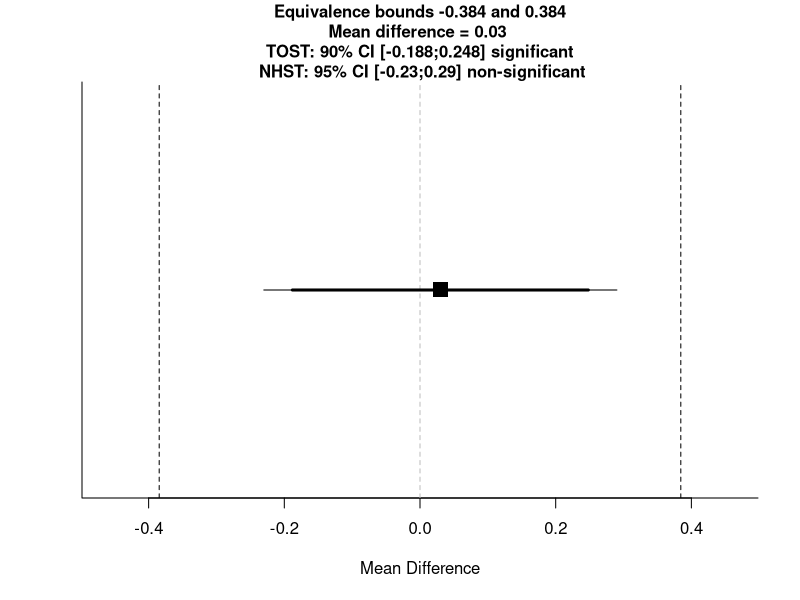
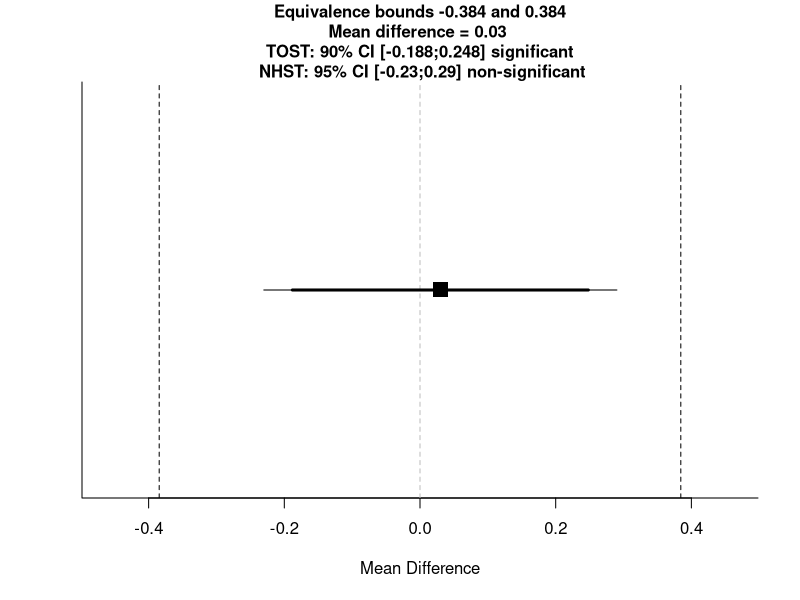
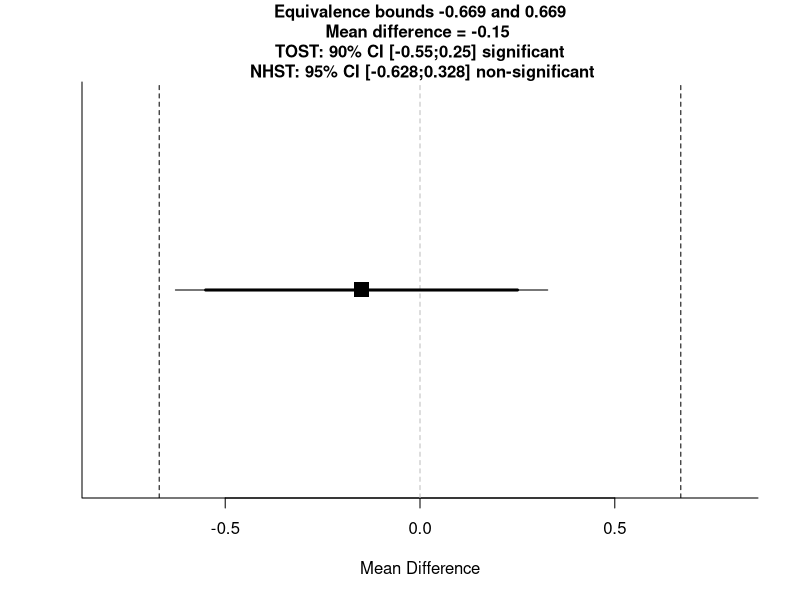
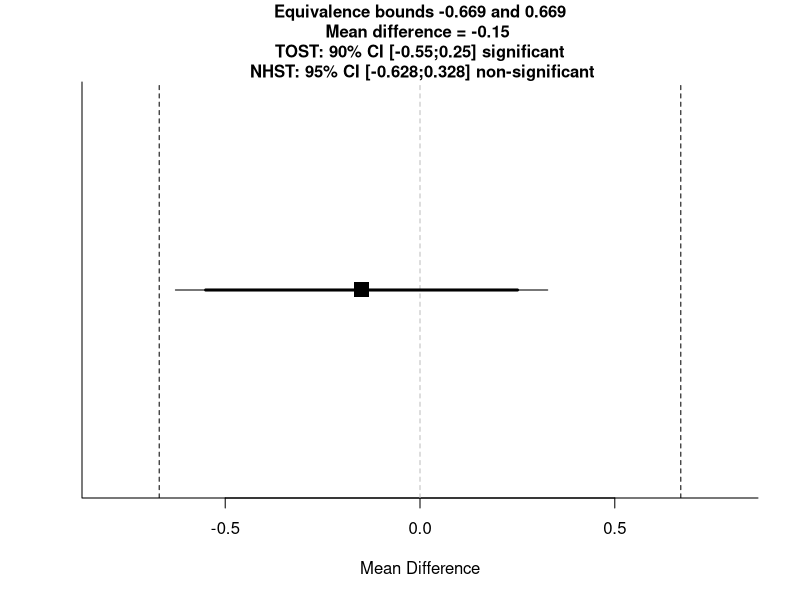
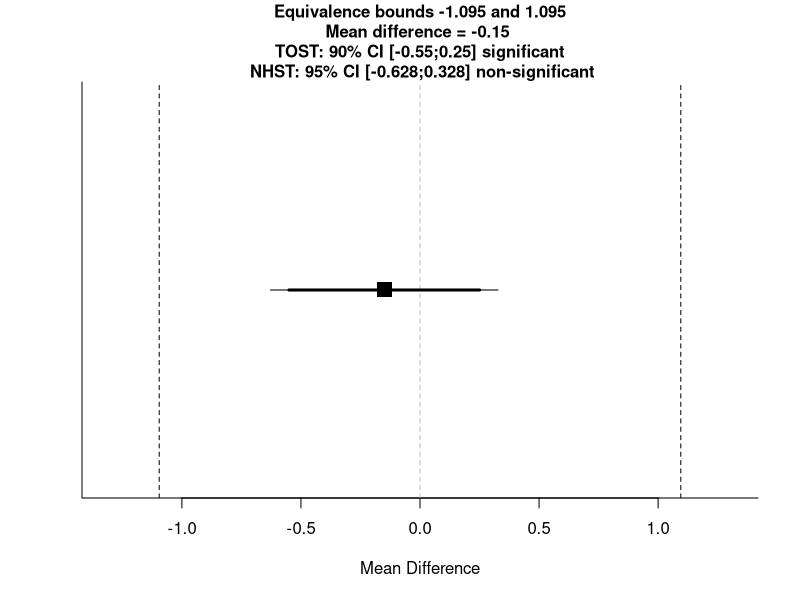
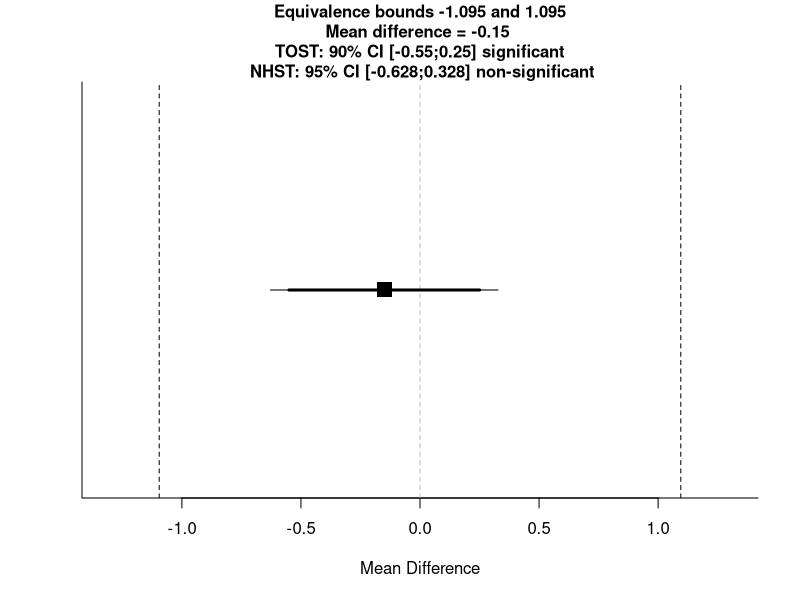
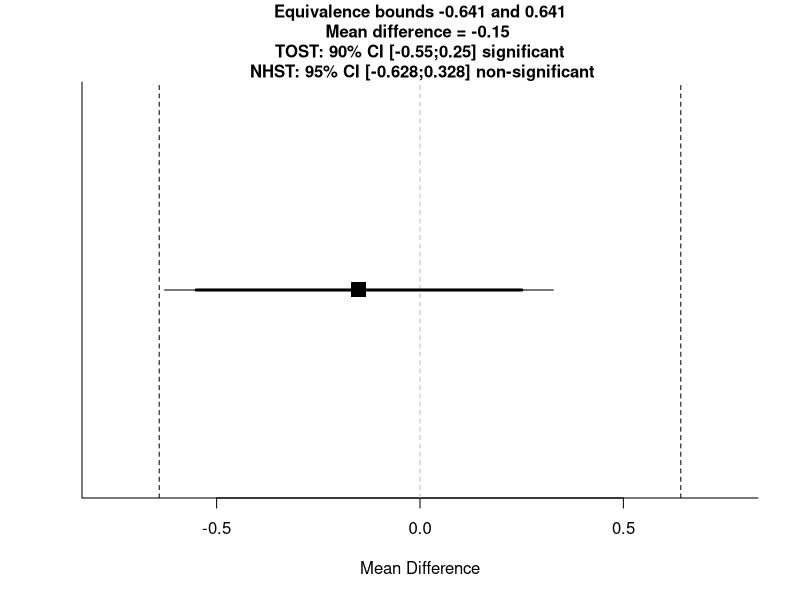
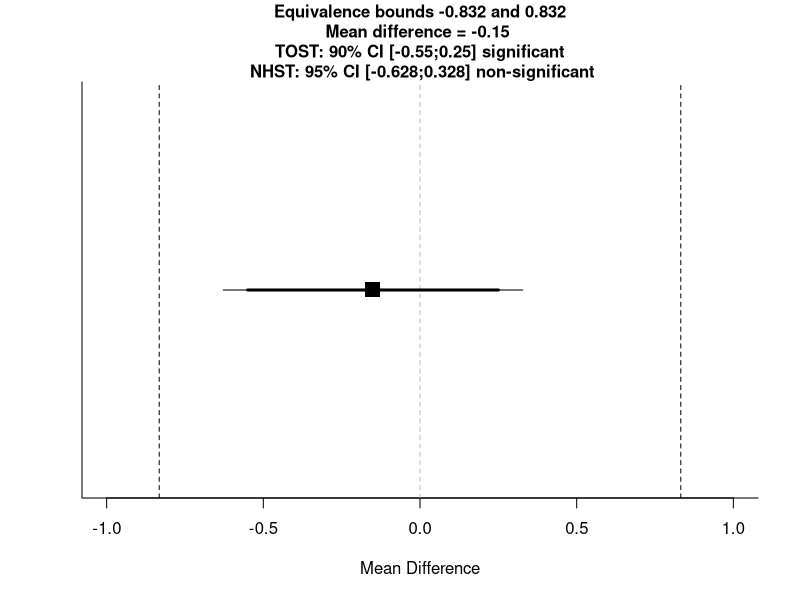

Reproduce these figures in R, in order.
###==========================================================================###
################ Daniel: TOSTtwo + BFs from standardised effects ###############
###==========================================================================###

#' TOST function for an independent t-test (Cohen's d)
#' @param m1 mean of group 1
#' @param m2 mean of group 2
#' @param sd1 standard deviation of group 1
#' @param sd2 standard deviation of group 2
#' @param n1 sample size in group 1
#' @param n2 sample size in group 2
#' @param low_eqbound_d lower equivalence bounds (e.g., -0.5) expressed in standardized mean difference (Cohen's d)
#' @param high_eqbound_d upper equivalence bounds (e.g., 0.5) expressed in standardized mean difference (Cohen's d)
#' @param alpha alpha level (default = 0.05)
#' @param var.equal logical variable indicating whether equal variances assumption is assumed to be TRUE or FALSE.  Defaults to FALSE.
#' @return Returns TOST t-value 1, TOST p-value 1, TOST t-value 2, TOST p-value 2, degrees of freedom, low equivalence bound, high equivalence bound, low equivalence bound in Cohen's d, high equivalence bound in Cohen's d, Lower limit confidence interval TOST, Upper limit confidence interval TOST
#' @importFrom stats pnorm pt qnorm qt
#' @importFrom graphics abline plot points segments title
#' @examples
#' ## Eskine (2013) showed that participants who had been exposed to organic
#' ## food were substantially harsher in their moral judgments relative to
#' ## those exposed to control (d = 0.81, 95% CI: [0.19, 1.45]). A
#' ## replication by Moery & Calin-Jageman (2016, Study 2) did not observe
#' ## a significant effect (Control: n = 95, M = 5.25, SD = 0.95, Organic
#' ## Food: n = 89, M = 5.22, SD = 0.83). Following Simonsohn's (2015)
#' ## recommendation the equivalence bound was set to the effect size the
#' ## original study had 33% power to detect (with n = 21 in each condition,
#' ## this means the equivalence bound is d = 0.48, which equals a
#' ## difference of 0.384 on a 7-point scale given the sample sizes and a
#' ## pooled standard deviation of 0.894). Using a TOST equivalence test
#' ## with default alpha = 0.05, not assuming equal variances, and equivalence
#' ## bounds of d = -0.43 and d = 0.43 is significant, t(182) = -2.69,
#' ## p = 0.004. We can reject effects larger than d = 0.43.
#'
#' TOSTtwo(m1=5.25,m2=5.22,sd1=0.95,sd2=0.83,n1=95,n2=89,low_eqbound_d=-0.43,high_eqbound_d=0.43)
#' @section References:
#' Berger, R. L., & Hsu, J. C. (1996). Bioequivalence Trials, Intersection-Union Tests and Equivalence Confidence Sets. Statistical Science, 11(4), 283-302.
#'
#' Gruman, J. A., Cribbie, R. A., & Arpin-Cribbie, C. A. (2007). The effects of heteroscedasticity on tests of equivalence. Journal of Modern Applied Statistical Methods, 6(1), 133-140, formula for Welch's t-test on page 135
#' @export
#'

TOSTtwo<-function(m1,m2,sd1,sd2,n1,n2,low_eqbound_d, high_eqbound_d, alpha, var.equal, prior_dist, effect_prior, se_prior, df_prior){
  if(missing(alpha)) {
    alpha<-0.05
  }
  if(missing(var.equal)) {
    var.equal<-FALSE
  }
  if(var.equal==TRUE) {
    sdpooled<-sqrt((((n1 - 1)*(sd1^2)) + (n2 - 1)*(sd2^2))/((n1+n2)-2)) #calculate sd pooled
    low_eqbound<-low_eqbound_d*sdpooled
    high_eqbound<-high_eqbound_d*sdpooled
    degree_f<-n1+n2-2
    t1<-((m1-m2)-low_eqbound)/(sdpooled*sqrt(1/n1 + 1/n2))  #students t-test lower bound
    p1<-pt(t1, degree_f, lower.tail=FALSE)
    t2<-((m1-m2)-high_eqbound)/(sdpooled*sqrt(1/n1 + 1/n2)) #students t-test upper bound
    p2<-pt(t2, degree_f, lower.tail=TRUE)
    t<-(m1-m2)/(sdpooled*sqrt(1/n1 + 1/n2))
    pttest<-2*pt(-abs(t), df=degree_f)
    LL90<-(m1-m2)-qt(1-alpha, n1+n2-2)*(sdpooled*sqrt(1/n1 + 1/n2))
    UL90<-(m1-m2)+qt(1-alpha, n1+n2-2)*(sdpooled*sqrt(1/n1 + 1/n2))
    LL95<-(m1-m2)-qt(1-(alpha/2), n1+n2-2)*(sdpooled*sqrt(1/n1 + 1/n2))
    UL95<-(m1-m2)+qt(1-(alpha/2), n1+n2-2)*(sdpooled*sqrt(1/n1 + 1/n2))
  } else {
    sdpooled<-sqrt((sd1^2 + sd2^2)/2) #calculate sd root mean squared for Welch's t-test
    low_eqbound<-low_eqbound_d*sdpooled
    high_eqbound<-high_eqbound_d*sdpooled
    degree_f<-(sd1^2/n1+sd2^2/n2)^2/(((sd1^2/n1)^2/(n1-1))+((sd2^2/n2)^2/(n2-1))) #degrees of freedom for Welch's t-test
    t1<-((m1-m2)-low_eqbound)/sqrt(sd1^2/n1 + sd2^2/n2) #welch's t-test upper bound
    p1<-pt(t1, degree_f, lower.tail=FALSE) #p-value for Welch's TOST t-test
    t2<-((m1-m2)-high_eqbound)/sqrt(sd1^2/n1 + sd2^2/n2) #welch's t-test lower bound
    p2<-pt(t2, degree_f, lower.tail=TRUE) #p-value for Welch's TOST t-test
    t<-(m1-m2)/sqrt(sd1^2/n1 + sd2^2/n2) #welch's t-test NHST
    pttest<-2*pt(-abs(t), df=degree_f) #p-value for Welch's t-test
    LL90<-(m1-m2)-qt(1-alpha, degree_f)*sqrt(sd1^2/n1 + sd2^2/n2) #Lower limit for CI Welch's t-test
    UL90<-(m1-m2)+qt(1-alpha, degree_f)*sqrt(sd1^2/n1 + sd2^2/n2) #Upper limit for CI Welch's t-test
    LL95<-(m1-m2)-qt(1-(alpha/2), degree_f)*sqrt(sd1^2/n1 + sd2^2/n2) #Lower limit for CI Welch's t-test
    UL95<-(m1-m2)+qt(1-(alpha/2), degree_f)*sqrt(sd1^2/n1 + sd2^2/n2) #Upper limit for CI Welch's t-test
  }
  ptost<-max(p1,p2) #Get highest p-value for summary TOST result
  ttost<-ifelse(abs(t1) < abs(t2), t1, t2) #Get lowest t-value for summary TOST result
  dif<-(m1-m2)
  testoutcome<-ifelse(pttest<alpha,"significant","non-significant")
  TOSToutcome<-ifelse(ptost<alpha,"significant","non-significant")
  plot(NA, ylim=c(0,1), xlim=c(min(LL90,low_eqbound)-max(UL90-LL90, high_eqbound-low_eqbound)/10, max(UL90,high_eqbound)+max(UL90-LL90, high_eqbound-low_eqbound)/10), bty="l", yaxt="n", ylab="",xlab="Mean Difference")
  points(x=dif, y=0.5, pch=15, cex=2)
  abline(v=high_eqbound, lty=2)
  abline(v=low_eqbound, lty=2)
  abline(v=0, lty=2, col="grey")
  segments(LL90,0.5,UL90,0.5, lwd=3)
  segments(LL95,0.5,UL95,0.5, lwd=1)
  title(main=paste("Equivalence bounds ",round(low_eqbound,digits=3)," and ",round(high_eqbound,digits=3),"\nMean difference = ",round(dif,digits=3)," \n TOST: ", 100*(1-alpha*2),"% CI [",round(LL90,digits=3),";",round(UL90,digits=3),"] ", TOSToutcome," \n NHST: ", 100*(1-alpha),"% CI [",round(LL95,digits=3),";",round(UL95,digits=3),"] ", testoutcome,sep=""), cex.main=1)
  if(var.equal == TRUE) {
    message(cat("Using alpha = ",alpha," Student's t-test was ",testoutcome,", t(",degree_f,") = ",t,", p = ",pttest,sep=""))
    cat("\n")
    message(cat("Using alpha = ",alpha," the equivalence test based on Student's t-test was ",TOSToutcome,", t(",degree_f,") = ",ttost,", p = ",ptost,sep=""))
  } else {
    message(cat("Using alpha = ",alpha," Welch's t-test was ",testoutcome,", t(",degree_f,") = ",t,", p = ",pttest,sep=""))
    cat("\n")
    message(cat("Using alpha = ",alpha," the equivalence test based on Welch's t-test  was ",TOSToutcome,", t(",degree_f,") = ",ttost,", p = ",ptost,sep=""))
  }
  TOSTresults<-data.frame(t1,p1,t2,p2,degree_f)
  colnames(TOSTresults) <- c("t-value 1","p-value 1","t-value 2","p-value 2","df")
  bound_d_results<-data.frame(low_eqbound_d,high_eqbound_d)
  colnames(bound_d_results) <- c("low bound d","high bound d")
  bound_results<-data.frame(low_eqbound,high_eqbound)
  colnames(bound_results) <- c("low bound raw","high bound raw")
  CIresults<-data.frame(LL90,UL90)
  colnames(CIresults) <- c(paste("Lower Limit ",100*(1-alpha*2),"% CI raw",sep=""),paste("Upper Limit ",100*(1-alpha*2),"% CI raw",sep=""))
  cat("TOST results:\n")
  print(TOSTresults)
  cat("\n")
  cat("Equivalence bounds (Cohen's d):\n")
  print(bound_d_results)
  cat("\n")
  cat("Equivalence bounds (raw scores):\n")
  print(bound_results)
  cat("\n")
  cat("TOST confidence interval:\n")
  print(CIresults)
  #below added BF calc
  bayes<-TRUE #expect to povide bayes
  if(missing(effect_prior)) {
    bayes<-FALSE #if no prior effect size is provided, BF not calculated
  }
  if(bayes==TRUE) {
    if(prior_dist=="normal") {
      if(missing(se_prior)) {
        se_prior<-effect_prior/2 #if not specified otherwise, default SE is effect/2
      }
    }
    if(prior_dist=="halfnormal") {
      if(missing(se_prior)) {
        se_prior<-effect_prior #if not specified otherwise, default SE is effect
        effect_prior<-0 #halfnormal is centered on 0
      }
    }
  }
  if(missing(df_prior)) {
    df_prior<-100000 #if not specified otherwise, default df = 100000 (practically normal)
  }
  theta <- effect_prior - 10 * se_prior
  incr <- se_prior / 200
  theta=seq(from = effect_prior - 10 * se_prior, by = incr, length = 4001)
  dist_theta <- dt(x = (theta-effect_prior)/se_prior, df=df_prior)
  if(prior_dist=="halfnormal"){
    dist_theta[theta <= 0] = 0
  }
  dist_theta_alt = dist_theta/sum(dist_theta)
  likelihood <- dt((abs(dif)-theta)/(abs(dif)/abs(t)), df = degree_f) #use abs(dif) - can be set to d
  likelihood_alt = likelihood/sum(likelihood)
  height <- dist_theta * likelihood
  area <- sum(height * incr)
  normarea <- sum(dist_theta * incr)
  height_alt = dist_theta_alt * likelihood_alt
  height_alt = height_alt/sum(height_alt)
  LikelihoodTheory <- area/normarea
  LikelihoodNull <- dt(abs(dif)/(abs(dif)/abs(t)), df = degree_f)
  BayesFactor <- round(LikelihoodTheory / LikelihoodNull, 2)
  bayes_results <- data.frame(BayesFactor, LikelihoodTheory, LikelihoodNull)
  colnames(bayes_results) <- c("Bayes Factor","Likelihood (alternative)","Likelihood (null)")
  cat("Bayes Results:\n")
  print(bayes_results)
  cat("\n")
  invisible(list(TOST_t1=t1,TOST_p1=p1,TOST_t2=t2,TOST_p2=p2, TOST_df=degree_f,alpha=alpha,low_eqbound=low_eqbound,high_eqbound=high_eqbound,low_eqbound_d=low_eqbound_d,high_eqbound_d=high_eqbound_d, LL_CI_TOST=LL90,UL_CI_TOST=UL90,bf=BayesFactor, ll_theory=LikelihoodTheory, ll_null=LikelihoodNull))
}

TOSTtwo(m1=5.25,m2=5.22,sd1=0.95,sd2=0.83,n1=95,n2=89,low_eqbound_d=-0.43,high_eqbound_d=0.43, var.equal=TRUE, prior_dist = "halfnormal", effect_prior = 0.5)
TOSTtwo(m1=5.25,m2=5.22,sd1=0.95,sd2=0.83,n1=95,n2=89,low_eqbound_d=-0.43,high_eqbound_d=0.43, var.equal=TRUE, prior_dist = "normal", effect_prior = 0.5)

###==========================================================================###
############### Neil McLatchie: TOSTtwo + BFs from *raw* effects ###############
###==========================================================================###

TOSTtwo.raw.nm<-function(m1,m2,sd1,sd2,n1,n2,low_eqbound, high_eqbound, alpha, var.equal, prior_dist, effect_prior, se_prior, df_prior)
{
  if(missing(alpha)) {
    alpha<-0.05
  }
  if(missing(var.equal)) {
    var.equal<-FALSE
  }
  if(var.equal==TRUE) {
    sdpooled<-sqrt((((n1 - 1)*(sd1^2)) + (n2 - 1)*(sd2^2))/((n1+n2)-2)) #calculate sd pooled
    t1<-((m1-m2)-low_eqbound)/(sdpooled*sqrt(1/n1 + 1/n2))
    degree_f<-n1+n2-2
    p1<-pt(t1, degree_f, lower.tail=FALSE)
    t2<-((m1-m2)-high_eqbound)/(sdpooled*sqrt(1/n1 + 1/n2))
    p2<-pt(t2, degree_f, lower.tail=TRUE)
    LL90<-(m1-m2)-qt(1-alpha, degree_f)*(sdpooled*sqrt(1/n1 + 1/n2))
    UL90<-(m1-m2)+qt(1-alpha, degree_f)*(sdpooled*sqrt(1/n1 + 1/n2))
    LL95<-(m1-m2)-qt(1-(alpha/2), degree_f)*(sdpooled*sqrt(1/n1 + 1/n2))
    UL95<-(m1-m2)+qt(1-(alpha/2), degree_f)*(sdpooled*sqrt(1/n1 + 1/n2))
    t<-(m1-m2)/(sdpooled*sqrt(1/n1 + 1/n2))
    pttest<-2*pt(-abs(t), df=degree_f)
  } else {
    sdpooled<-sqrt((sd1^2 + sd2^2)/2) #calculate sd root mean squared for Welch's t-test
    t1<-((m1-m2)-low_eqbound)/sqrt(sd1^2/n1 + sd2^2/n2) #welch's t-test lower bound
    degree_f<-(sd1^2/n1+sd2^2/n2)^2/(((sd1^2/n1)^2/(n1-1))+((sd2^2/n2)^2/(n2-1))) #degrees of freedom for Welch's t-test
    p1<-pt(t1, degree_f, lower.tail=FALSE) #p-value for Welch's TOST t-test
    t2<-((m1-m2)-high_eqbound)/sqrt(sd1^2/n1 + sd2^2/n2) #welch's t-test upper bound
    p2<-pt(t2, degree_f, lower.tail=TRUE) #p-value for Welch's TOST t-test
    t<-(m1-m2)/sqrt(sd1^2/n1 + sd2^2/n2) #welch's t-test NHST
    pttest<-2*pt(-abs(t), df=degree_f) #p-value for Welch's t-test
    LL90<-(m1-m2)-qt(1-alpha, degree_f)*sqrt(sd1^2/n1 + sd2^2/n2) #Lower limit for CI Welch's t-test
    UL90<-(m1-m2)+qt(1-alpha, degree_f)*sqrt(sd1^2/n1 + sd2^2/n2) #Upper limit for CI Welch's t-test
    LL95<-(m1-m2)-qt(1-(alpha/2), degree_f)*sqrt(sd1^2/n1 + sd2^2/n2) #Lower limit for CI Welch's t-test
    UL95<-(m1-m2)+qt(1-(alpha/2), degree_f)*sqrt(sd1^2/n1 + sd2^2/n2) #Upper limit for CI Welch's t-test
  }
  ptost<-max(p1,p2) #Get highest p-value for summary TOST result
  ttost<-ifelse(abs(t1) < abs(t2), t1, t2) #Get lowest t-value for summary TOST result
  dif<-(m1-m2)
  testoutcome<-ifelse(pttest<alpha,"significant","non-significant")
  TOSToutcome<-ifelse(ptost<alpha,"significant","non-significant")
  plot(NA, ylim=c(0,1), xlim=c(min(LL90,low_eqbound)-max(UL90-LL90, high_eqbound-low_eqbound)/10, max(UL90,high_eqbound)+max(UL90-LL90, high_eqbound-low_eqbound)/10), bty="l", yaxt="n", ylab="",xlab="Mean Difference")
  points(x=dif, y=0.5, pch=15, cex=2)
  abline(v=high_eqbound, lty=2)
  abline(v=low_eqbound, lty=2)
  abline(v=0, lty=2, col="grey")
  segments(LL90,0.5,UL90,0.5, lwd=3)
  segments(LL95,0.5,UL95,0.5, lwd=1)
  title(main=paste("Equivalence bounds ",round(low_eqbound,digits=3)," and ",round(high_eqbound,digits=3),"\nMean difference = ",round(dif,digits=3)," \n TOST: ", 100*(1-alpha*2),"% CI [",round(LL90,digits=3),";",round(UL90,digits=3),"] ", TOSToutcome," \n NHST: ", 100*(1-alpha),"% CI [",round(LL95,digits=3),";",round(UL95,digits=3),"] ", testoutcome,sep=""), cex.main=1)
  if(var.equal == TRUE) {
    message(cat("Using alpha = ",alpha," Student's t-test was ",testoutcome,", t(",degree_f,") = ",t,", p = ",pttest,sep=""))
    cat("\n")
    message(cat("Using alpha = ",alpha," the equivalence test based on Student's t-test was ",TOSToutcome,", t(",degree_f,") = ",ttost,", p = ",ptost,sep=""))
  } else {
    message(cat("Using alpha = ",alpha," Welch's t-test was ",testoutcome,", t(",degree_f,") = ",t,", p = ",pttest,sep=""))
    cat("\n")
    message(cat("Using alpha = ",alpha," the equivalence test based on Welch's t-test  was ",TOSToutcome,", t(",degree_f,") = ",ttost,", p = ",ptost,sep=""))
  }
  TOSTresults<-data.frame(t1,p1,t2,p2,degree_f)
  colnames(TOSTresults) <- c("t-value 1","p-value 1","t-value 2","p-value 2","df")
  bound_results<-data.frame(low_eqbound,high_eqbound)
  colnames(bound_results) <- c("low bound raw","high bound raw")
  CIresults<-data.frame(LL90,UL90)
  colnames(CIresults) <- c(paste("Lower Limit ",100*(1-alpha*2),"% CI raw",sep=""),paste("Upper Limit ",100*(1-alpha*2),"% CI raw",sep=""))
  cat("TOST results:\n")
  print(TOSTresults)
  cat("\n")
  cat("Equivalence bounds (raw scores):\n")
  print(bound_results)
  cat("\n")
  cat("TOST confidence interval:\n")
  print(CIresults)
  #below added BF calc
  bayes<-TRUE #expect to provide bayes
  if(missing(effect_prior)) {
    bayes<-FALSE #if no prior effect size is provided, BF not calculated
  }
  if(bayes==TRUE) {
    if(prior_dist=="normal") {
      if(missing(se_prior)) {
        se_prior<-effect_prior/2 #if not specified otherwise, default SE is effect/2
      }
    }
    if(prior_dist=="halfnormal") {
      if(missing(se_prior)) {
        se_prior<-effect_prior #if not specified otherwise, default SE is effect
        effect_prior<-0 #halfnormal is centered on 0
      } }
    if(prior_dist=="cauchy") {
      df_prior<-1
      {
        if(missing(se_prior)) 
        {df_prior<-1
        se_prior<-effect_prior/2} #if not specified otherwise, default SE is effect
      }}
    if(prior_dist=="halfcauchy") {
      {df_prior<-1}
      if(missing(se_prior)) {
        df_prior<-1
        se_prior<-effect_prior #if not specified otherwise, default SE is effect
        effect_prior<-0 #halfcauchy is centered on 0
      }}
    
    if(missing(df_prior)) {
      df_prior<-1000 #if not specified otherwise, default df = 100000 (practically normal)
    }
    theta <- effect_prior - 10 * se_prior
    incr <- se_prior / 200
    theta=seq(from = effect_prior - 10 * se_prior, by = incr, length = 4001)
    dist_theta <- dt(x = (theta-effect_prior)/se_prior, df=df_prior)
    if(prior_dist=="halfnormal"){
      dist_theta[theta <= 0] = 0
    }
    if(prior_dist=="halfcauchy"){
      dist_theta[theta <= 0] = 0
    }
    dist_theta_alt = dist_theta/sum(dist_theta)
    likelihood <- dt((abs(dif)-theta)/(abs(dif)/abs(t)), df = degree_f) #use abs(dif) - can be set to d
    likelihood_alt = likelihood/sum(likelihood)
    height <- dist_theta * likelihood
    area <- sum(height * incr)
    normarea <- sum(dist_theta * incr)
    height_alt = dist_theta_alt * likelihood_alt
    height_alt = height_alt/sum(height_alt)
    LikelihoodTheory <- area/normarea
    LikelihoodNull <- dt(abs(dif)/(abs(dif)/abs(t)), df = degree_f)
    BayesFactor <- round(LikelihoodTheory / LikelihoodNull, 2)
    bayes_results <- data.frame(BayesFactor, LikelihoodTheory, LikelihoodNull)
    colnames(bayes_results) <- c("Bayes Factor","Likelihood (alternative)","Likelihood (null)")
    cat("Bayes Results:\n")
    print(bayes_results)
    cat("\n")
    invisible(list(TOST_t1=t1,TOST_p1=p1,TOST_t2=t2,TOST_p2=p2, TOST_df=degree_f,alpha=alpha,low_eqbound=low_eqbound,high_eqbound=high_eqbound,low_eqbound=low_eqbound,high_eqbound=high_eqbound, LL_CI_TOST=LL90,UL_CI_TOST=UL90,bf=BayesFactor, ll_theory=LikelihoodTheory, ll_null=LikelihoodNull))
    
  }}

###==========================================================================###

library(pwr)

###==========================================================================###
###==========================================================================###
###==========================================================================###


### Transfer examples from Dienes & McLatchie (2017)

## example 5: Johnson et al.
# original study: Schnall, Benton, & Harvey (2008)
orig.m1 <- 4.62
orig.sd1 <- 1.53
orig.m2 <- 5.73
orig.sd2 <- 1.28
orig.n1 <- 21
orig.n2 <- 22
orig.raw <- abs(orig.m2-orig.m1)
orig.sdpooled <- sqrt(((orig.n1-1)*orig.sd1^2 + (orig.n2-1)*orig.sd2^2)/(orig.n1+orig.n2-2))
orig.se <- orig.sdpooled/sqrt(orig.n1+orig.n2)
orig.df <- orig.n1+orig.n2-2

# replication study: Johnson, Cheung, & Donnellan (2014)
rep.m1 <- 5.97
rep.sd1 <- 1.34
rep.m2 <- 6.12
rep.sd2 <- 1.36
rep.d <- -0.11
rep.n1 <- 58
rep.n2 <- 68
rep.raw <- abs(rep.m1-rep.m2)
rep.sdpooled <- sqrt(((rep.n1-1)*rep.sd1^2 + (rep.n2-1)*rep.sd2^2)/(rep.n1+rep.n2-2))
rep.se <- rep.sdpooled/sqrt(rep.n1+rep.n2)
rep.df <- rep.n1 + rep.n2 -2

# Calculate critical d: smallest d orig. study had the power to detect
t.crit = qt(1-.05/2, (orig.n1+orig.n2)-2)
d.crit = t.crit*sqrt((1/orig.n1) + 1/(orig.n2))
raw.crit <- d.crit * sqrt(orig.sd1^2 + orig.sd2^2/2) # smallest raw effect orig. study could detect

# Small telescopes: Calculate d for which orig. study had 33% power
power <- pwr.t2n.test(n1 = orig.n1, n2 = orig.n2, d = NULL, sig.level = 0.05, power = 0.33, alternative = "two.sided")
d.33 <- power$d
raw.33 <- d.33 * sqrt((orig.sd1^2 + orig.sd2^2)/2) # raw effect for which orig. had 33% power


#### TOST & BF (re-)calculations 1: raw effects, using Neil's TOSTtwo.raw.nm

##Johnson.1.1.1## TOST: small telescopes; BF: halfnormal
# Dienes: BF = 0.37 --> successfully replicated
Johnson.1.1.1 <- TOSTtwo.raw.nm(m1=rep.m1, 
                                m2=rep.m2, 
                                sd1=rep.sd1, 
                                sd2 = rep.sd2, 
                                n1 = rep.n1, 
                                n2=rep.n2, 
                                low_eqbound = -raw.33, 
                                high_eqbound = raw.33, 
                                var.equal = TRUE, 
                                prior_dist = "halfnormal", 
                                effect_prior = orig.raw)

##Johnson.1.1.2## TOST: small telescopes; BF: Cauchy
# Dienes: BF = 0.09 --> !! not replicated: BF = 0.07
Johnson.1.1.2 <- TOSTtwo.raw.nm(m1=rep.m1, 
                                m2=rep.m2, 
                                sd1=rep.sd1, 
                                sd2 = rep.sd2, 
                                n1 = rep.n1, 
                                n2=rep.n2, 
                                low_eqbound = -raw.33, 
                                high_eqbound = raw.33, 
                                var.equal = TRUE, 
                                prior_dist = "cauchy", 
                                effect_prior = orig.raw, 
                                se_prior = orig.se, 
                                df_prior = orig.df)


##Johnson.1.2.1## TOST: critical effect; BF: halfnormal
# Dienes: BF = 0.37 --> successfully replicated
Johnson.1.2.1 <- TOSTtwo.raw.nm(m1=rep.m1, 
                                m2=rep.m2, 
                                sd1=rep.sd1, 
                                sd2 = rep.sd2, 
                                n1 = rep.n1, 
                                n2=rep.n2,
                                low_eqbound = -raw.crit, 
                                high_eqbound = raw.crit, 
                                var.equal = TRUE, 
                                prior_dist = "halfnormal", 
                                effect_prior = orig.raw)

##Johnson.1.2.2## TOST: critical effect; BF: Cauchy
## Dienes: BF = 0.09 --> !! not replicated: BF = 0.07
Johnson.1.2.2 <- TOSTtwo.raw.nm(m1=rep.m1, 
                                m2=rep.m2, 
                                sd1=rep.sd1, 
                                sd2 = rep.sd2, 
                                n1 = rep.n1, 
                                n2=rep.n2,
                                low_eqbound = -raw.crit, 
                                high_eqbound = raw.crit, 
                                var.equal = TRUE, 
                                prior_dist = "cauchy", 
                                effect_prior = orig.raw,
                                se_prior = orig.se, 
                                df_prior = orig.df)


#### TOST & BF (re-)calculations 2: standardised effects, using Daniel's TOSTtwo

##Johnson.2.1## TOST: small telescopes; BF: halfnormal
# Dienes: BF = 0.37 --> successfully replicated
Johnson.2.1 <- TOSTtwo(m1=rep.m1, 
                       m2=rep.m2, 
                       sd1=rep.sd1, 
                       sd2 = rep.sd2, 
                       n1 = rep.n1, 
                       n2=rep.n2, 
                       low_eqbound_d = -d.33, 
                       high_eqbound_d = d.33, 
                       var.equal = TRUE, 
                       prior_dist = "halfnormal", 
                       effect_prior = orig.raw)


##Johnson.2.2## TOST: critical effect; BF: halfnormal
# Dienes: BF = 0.37 --> successfully replicated
Johnson.2.2 <- TOSTtwo(m1=rep.m1, 
                       m2=rep.m2, 
                       sd1=rep.sd1, 
                       sd2 = rep.sd2, 
                       n1 = rep.n1, 
                       n2=rep.n2,
                       low_eqbound = -d.crit, 
                       high_eqbound = d.crit, 
                       var.equal = TRUE, 
                       prior_dist = "halfnormal", 
                       effect_prior = orig.raw)
